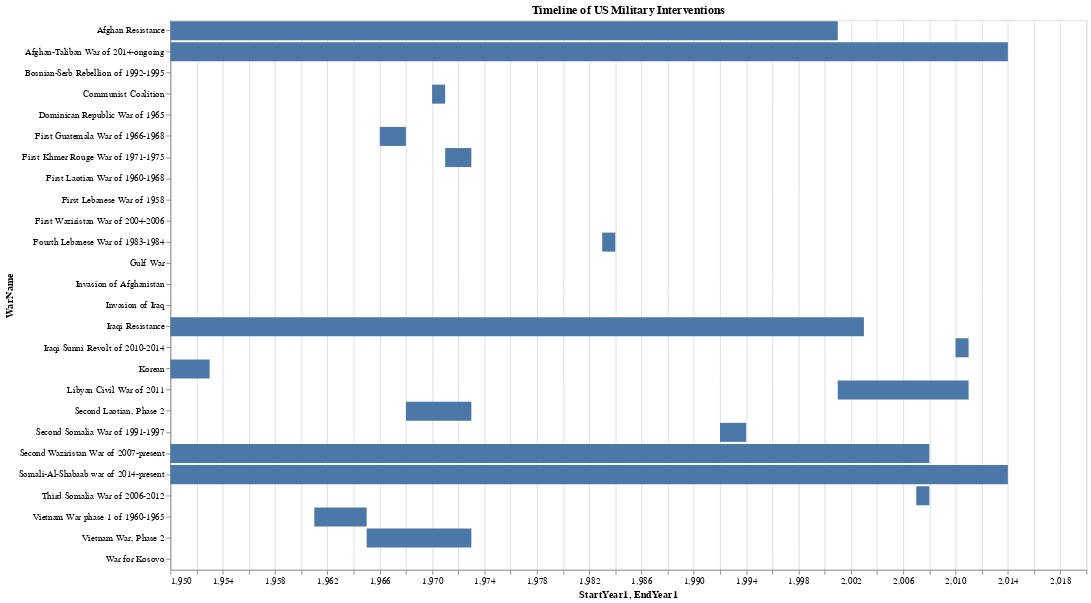

The notebook cell this image was saved under:
### Code cell
import altair as alt
import math
import pandas as pd
import pycountry
from vega_datasets import data

def read_cow_excel(file_location, state_name_columns, start_year_column):
    df = pd.read_excel(file_location)
    df = df.loc[df[start_year_column] > 1944]
    
    for state_name_column in state_name_columns:
        df[state_name_column] = df[state_name_column].apply(lambda x: clean_us_name(x))
        
    df = df.loc[filter_by_country_name(df, state_name_columns, "USA")]
    
    df = build_refined_df(df)
    
    return df
           
def clean_us_name(item):
    if item == "United States" or item == "United States of America":
        return "USA"
    return item

def filter_by_country_name(df, state_name_columns, country_name):
    row_filter = df.index == None
    
    for state_name_column in state_name_columns:
        row_filter = row_filter | (df[state_name_column] == country_name)
        
    return row_filter

def build_refined_df(df):
    new_df = df[["WarName", "WarType"]]
    if "StartYear1" in df.columns:
        new_df["StartYear1"] = df["StartYear1"]
        new_df["EndYear1"] = df["EndYear1"]
    else:
        new_df["StartYear1"] = df["StartYr1"]
        new_df["EndYear1"] = df["EndYr1"]
        
    
        
    return new_df

def merge_conflicts(df, names, new_name):
    first_row = df.loc[df["WarName"] == names[0]]
    second_row = df.loc[df["WarName"] == names[1]]
    print(first_row["StartYear1"])
    
    
    

include_folder = "C:/Users/mille/PycharmProjects/VisualizingPower/venv/Include/"
inter_file_location = include_folder + "Inter-StateWarData_v4.0.xlsx"
extra_file_location = include_folder + "Extra-StateWarData_v4.0.xlsx"
intra_file_location = include_folder + "INTRA-STATE_State_participants v5.1.xlsx"

inter_state_name_columns = ["StateName"]
extra_state_name_columns = ["SideA", "SideB"]
intra_state_name_columns = ["SideA", "SideB"]

inter_df = read_cow_excel(inter_file_location, inter_state_name_columns, "StartYear1")
extra_df = read_cow_excel(extra_file_location, extra_state_name_columns, "StartYear1")
intra_df = read_cow_excel(intra_file_location, intra_state_name_columns, "StartYr1")

df = pd.concat([inter_df, extra_df, intra_df])

merge_conflicts(df, ["Vietnam War, Phase 2", "Vietnam War phase 1 of 1960-1965"], "Vietnam War")

alt.Chart(df).mark_bar().encode(
    alt.X('StartYear1:Q', scale=alt.Scale(
            domain=(1950, 2020),
            clamp=True
        )),
    x2='EndYear1:Q',
    y='WarName:O'
).properties(
    width=1000,
    height=600,
    title='Timeline of US Military Interventions'
)

### Figure 1 — Vega-Lite specification as saved in the notebook (floating-point values rounded to 4 significant figures)
{"config": {"view": {"continuousWidth": 400, "continuousHeight": 300}}, "data": {"name": "data-ba8a04fe4d6e08c75c7034cd8e723c09"}, "mark": "bar", "encoding": {"x": {"type": "quantitative", "field": "StartYear1", "scale": {"clamp": true, "domain": [1950, 2020]}}, "x2": {"field": "EndYear1"}, "y": {"type": "ordinal", "field": "WarName"}}, "height": 600, "title": "Timeline of US Military Interventions", "width": 1000, "$schema": "https://vega.github.io/schema/vega-lite/v4.8.1.json", "datasets": {"data-ba8a04fe4d6e08c75c7034cd8e723c09": [{"WarName": "Korean", "WarType": 1, "StartYear1": 1950, "EndYear1": 1953}, {"WarName": "Vietnam War, Phase 2", "WarType": 1, "StartYear1": 1965, "EndYear1": 1973}, {"WarName": "Second Laotian, Phase 2", "WarType": 1, "StartYear1": 1968, "EndYear1": 1973}, {"WarName": "Communist Coalition", "WarType": 1, "StartYear1": 1970, "EndYear1": 1971}, {"WarName": "Gulf War", "WarType": 1, "StartYear1": 1991, "EndYear1": 1991}, {"WarName": "War for Kosovo", "WarType": 1, "StartYear1": 1999, "EndYear1": 1999}, {"WarName": "Invasion of Afghanistan", "WarType": 1, "StartYear1": 2001, "EndYear1": 2001}, {"WarName": "Invasion of Iraq", "WarType": 1, "StartYear1": 2003, "EndYear1": 2003}, {"WarName": "Afghan Resistance", "WarType": 3, "StartYear1": 2001, "EndYear1": -7}, {"WarName": "Iraqi Resistance", "WarType": 3, "StartYear1": 2003, "EndYear1": -7}, {"WarName": "First Lebanese War of 1958", "WarType": 4, "StartYear1": 1958, "EndYear1": 1958}, {"WarName": "Vietnam War phase 1 of 1960-1965", "WarType": 4, "StartYear1": 1961, "EndYear1": 1965}, {"WarName": "First Laotian War of 1960-1968", "WarType": 4, "StartYear1": 1962, "EndYear1": 1962}, {"WarName": "Dominican Republic War of 1965", "WarType": 4, "StartYear1": 1965, "EndYear1": 1965}, {"WarName": "First Guatemala War of 1966-1968", "WarType": 4, "StartYear1": 1966, "EndYear1": 1968}, {"WarName": "First Khmer Rouge War of 1971-1975", "WarType": 4, "StartYear1": 1971, "EndYear1": 1973}, {"WarName": "Fourth Lebanese War of 1983-1984", "WarType": 4, "StartYear1": 1983, "EndYear1": 1984}, {"WarName": "Second Somalia War of 1991-1997", "WarType": 4, "StartYear1": 1992, "EndYear1": 1994}, {"WarName": "Bosnian-Serb Rebellion of 1992-1995", "WarType": 5, "StartYear1": 1995, "EndYear1": 1995}, {"WarName": "First Waziristan War of 2004-2006", "WarType": 5, "StartYear1": 2006, "EndYear1": 2006}, {"WarName": "Third Somalia War of 2006-2012", "WarType": 4, "StartYear1": 2007, "EndYear1": 2008}, {"WarName": "Second Waziristan War of 2007-present", "WarType": 5, "StartYear1": 2008, "EndYear1": -9}, {"WarName": "Iraqi Sunni Revolt of 2010-2014", "WarType": 4, "StartYear1": 2010, "EndYear1": 2011}, {"WarName": "Libyan Civil War of 2011", "WarType": 4, "StartYear1": 2001, "EndYear1": 2011}, {"WarName": "Afghan-Taliban War of 2014-ongoing", "WarType": 4, "StartYear1": 2014, "EndYear1": -9}, {"WarName": "Somali-Al-Shabaab war of 2014-present", "WarType": 4, "StartYear1": 2014, "EndYear1": -9}]}}
